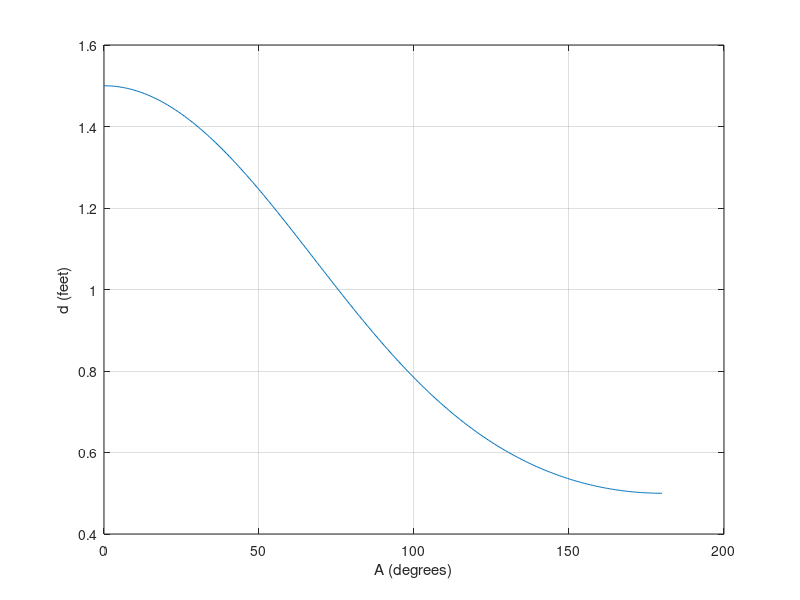

This chart was generated by the following MATLAB code:
% Figure 1.6–2a shows a piston, connecting rod, and crank for an internal combustion engine.
% When combustion occurs, it pushes the piston down. This motion causes the connecting rod 
% to turn the crank, which causes the crankshaft to rotate. We want to develop a MATLAB program
% to compute and plot the distance d traveled by the piston as a function of the angle A, 
% for given values of lengths L1 and L2. Such a plot would help the engineers designing the
% engine to select appropriate values for lengths L1 and L2. 
% We are told that typical values for these lengths are L1 = 1 ft and L2 = 0.5 ft. Because
% the mechanism s motion is symmetrical about A = 0, we need consider only angles in the
% range 0 <= A <= 180°. Figure 1.6–2b shows the geometry of the motion. From this figure we
% can use trigonometry to write the following expression for d:
% (see 1.6–2)
% Thus to compute d given the lengths L1 and L2 and the angle A, we must first
% determine the angle B. We can do so using the law of sines, as follows:
%   sin(A)/L1 = sin(b)/l2
% Solve this for B:

L1 = 1;
L2 = 0.5;
R = L2/L1;

A_d = 0:0.5:180;    % create array of numbers from 0:180 in increments of .5
A_r = A_d*(pi/180); % convert values to radians

B = asin(R*sin(A_r));
d = L1*cos(B)+L2*cos(A_r);
plot(A_d,d), xlabel('A (degrees)'), ylabel('d (feet)'), grid

%tests
% L1 <= L2
% when A_d = 0 (90 deg in original reference) triangle collapses
d(1) == L1 + L2
% when A_d = 180 (270 deg in original reference) triangle collapses
d(361) == L1 - L2